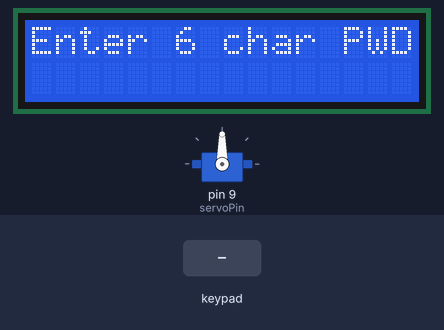
Simulated run of this sketch. Board: Arduino Uno, built with avr-gcc and run on an emulated ATmega328P. Parts: 16×2 character LCD, servo. Inputs (shaded band) come from the test bench. What the sketch prints to the serial monitor is not drawn.

Above: at 1.2 s.
1.3 s: keypad keys B * 9 4 D A pressed 0.4 s apart
At 5.1 s:
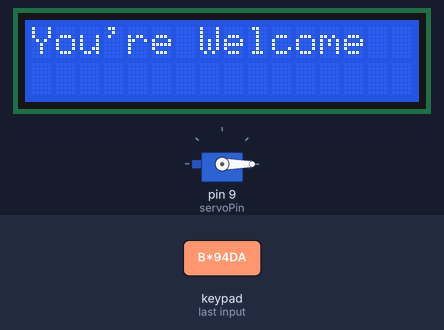
11.2 s: key '1' pressed
14.2 s: keypad keys B * 9 4 D A # pressed 0.4 s apart
At 18.6 s:
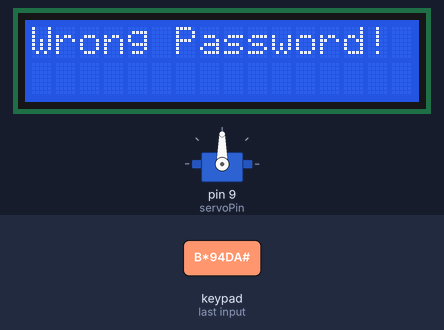
19.7 s: key '2' pressed
At 22.67 s:
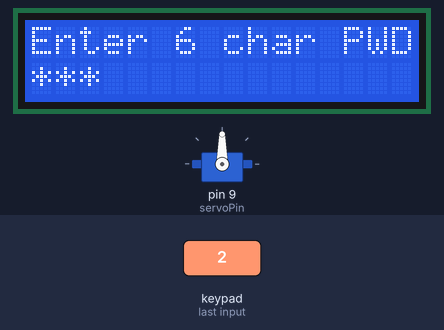
22.7 s: keypad keys B * 9 4 D A * pressed 0.4 s apart
At 26.9 s:
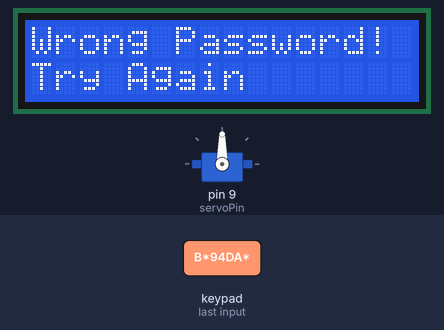
Timing chart, 0 to 28.0 s (numbered marks = the images above; inputs shaded):
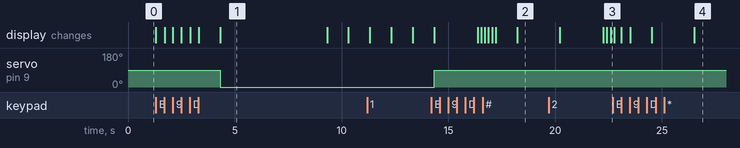

Measured:
- after the input at 1.3 s, servo on pin 9 (servoPin): 90° → 0° after 3.0 s; the display: first changes at once (image 1 shows a later state)
- after the input at 14.2 s, the display: first differs from a run without the input after 2.3 s (image 2 shows a later state)
- after the input at 19.7 s, the display: first differs from a run without the input after 2.9 s (image 3)
- after the input at 22.7 s, the display: first changes after 0.06 s (image 4 shows a later state)
- what the display in image 1 shows lasts 5.0 s, from 4.3 s to 9.3 s

The sketch:

electronic_lock.ino
```cpp
#include <Keypad.h>
#include <LiquidCrystal.h>
#include <Servo.h>
#define pwdLength 7

//declare and initialize the pos variable
int pos=0;


//servo connected this pin of arduino
int servoPin = 9;

//create a Servo object
Servo doorUnlocker;

//create LCD object
LiquidCrystal LCD(A0,A1,A2,A3,A4,A5);

//constants for row and column sizes
const byte rows = 4;
const byte cols = 4;
//array to store the correct password
char Password[pwdLength] = "B*94DA";

//array to represent keys on the kaypad
char hexaKeys[rows][cols] = {
  {'1','2','3','A'},
  {'4','5','6','B'},
  {'7','8','9','C'},
  {'*','0','#','D'}
};

//connections to Arduino
byte rowPins[rows] = {7,6,5,4};
byte colPins[cols] = {3,2,11,10};

//create Keypad object
Keypad customKeypad = Keypad(makeKeymap(hexaKeys),rowPins,colPins,rows,cols);

//array to store the password entered by the user
char dataPassword[pwdLength];

void setup()
{
  //setup Serial monitor
  Serial.begin(9600);
  LCD.begin(16,2);
  doorUnlocker.attach(servoPin);
}

void loop(){
      LCD.clear();
      LCD.setCursor(0,0);
      //prompt the user to enter the password
      LCD.print("Enter 6 char PWD:");
      int c = 0;

      while(1){

        //get key value if pressed
        char customKey = customKeypad.getKey();
        //if a key is pressed
        if (customKey){

           //display the password as entered by the user
           LCD.setCursor(c,1);
           LCD.print("*");

           //if the last character of the password is being entered
           if (c==pwdLength-2){

             //displaying the 6th character of the password entered
             LCD.setCursor(c,1);
             LCD.print("*");
             //storing the keypressed in the dataPassword array
             dataPassword[c] = customKey;
             delay(1000);
             LCD.clear();
             LCD.setCursor(0,0);
             Serial.println(dataPassword);

             //comparing if the password entered matches the actual password
             if (!strcmp(dataPassword,Password)){
               LCD.print("You're Welcome");
               //unlocking the door
               doorUnlocker.write(0);
               delay(5000);
               int counter = 0;
               //locking again in 5 seconds
               while(counter<5){

                 LCD.clear();
                 LCD.setCursor(0,0);
                 LCD.print("Locking in");
                 LCD.setCursor(0,1);
                 int time_left = 5-counter;
                 LCD.print(time_left);
                 LCD.setCursor(2,1);
                 LCD.print("seconds");
                 delay(1000);
                 counter = counter+1;
               }
               //locking the door
               LCD.clear();
               doorUnlocker.write(90);
               delay(2000);
             }
             //if password entered does not match the actual password
             else{
               LCD.print("Wrong Password!");
               delay(2000);
               LCD.setCursor(0,1);
               LCD.print("Try Again");
               delay(2000);
             }
             break;

           }
           //storing the characters entered in the dataPassword array
           dataPassword[c] = customKey;
           //incrementing the counter
           c = c+1;

        }

      }
}
```
